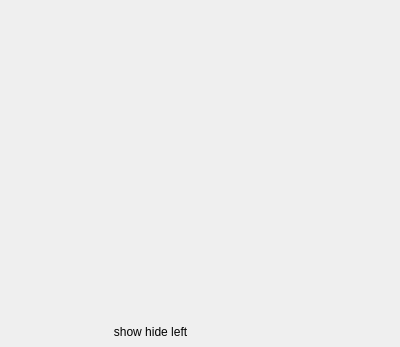
<?xml version="1.0" encoding="UTF-8"?>
<ui version="4.0">
 <class>EbDialogFrameList</class>
 <widget class="QDialog" name="EbDialogFrameList">
  <property name="geometry">
   <rect>
    <x>0</x>
    <y>0</y>
    <width>400</width>
    <height>347</height>
   </rect>
  </property>
  <property name="windowTitle">
   <string>Dialog</string>
  </property>
  <widget class="QPushButton" name="pushButtonShowHideLeft">
   <property name="geometry">
    <rect>
     <x>100</x>
     <y>320</y>
     <width>101</width>
     <height>23</height>
    </rect>
   </property>
   <property name="text">
    <string>show hide left</string>
   </property>
   <property name="checkable">
    <bool>false</bool>
   </property>
   <property name="autoDefault">
    <bool>false</bool>
   </property>
   <property name="flat">
    <bool>true</bool>
   </property>
  </widget>
  <widget class="QWidget" name="widgetLeftBackground" native="true">
   <property name="geometry">
    <rect>
     <x>30</x>
     <y>40</y>
     <width>51</width>
     <height>281</height>
    </rect>
   </property>
  </widget>
 </widget>
 <resources/>
 <connections/>
</ui>
